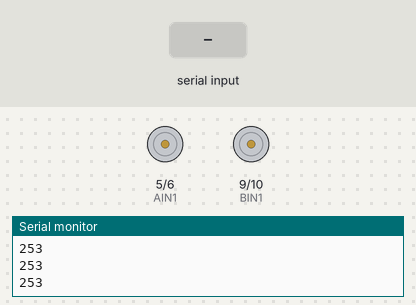
Bench run of a program on a simulated Arduino Uno, built with avr-gcc and run on an emulated ATmega328P. On the bench: motor-driver pin pairs drawn as motors (green arrow = first pin HIGH = forward, orange = second pin HIGH = backward, longer = more drive), the last lines printed to the serial monitor. The test bench sets the inputs (shaded band).

Above: at 1.2 s.
1.3 s: "90,45\n" received over the second serial link
At 2.5 s:
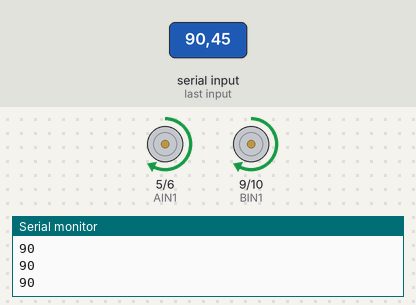
2.8 s: "30,150\n" received over the second serial link
At 3.9 s:
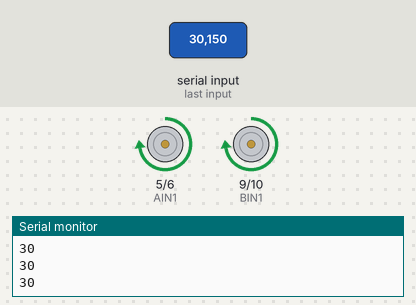
4.3 s: "200\n" received over the second serial link
At 5.2 s:
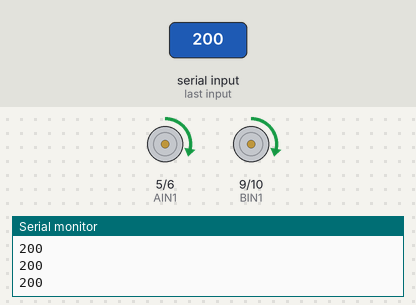
5.8 s: "90\n" received over the second serial link
At 6.1 s:
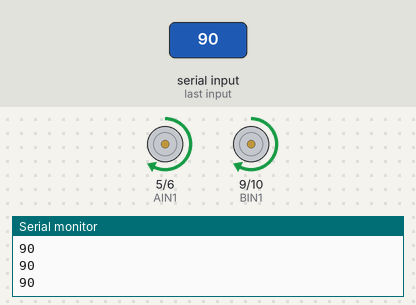
Timing chart, 0 to 8.3 s (numbered marks = the images above; inputs shaded):
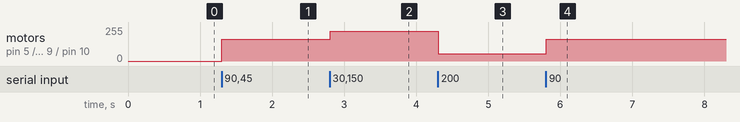

Measured:
- after the input at 1.3 s, motor on pin 5 (AIN1) / pin 6 (AIN2), motor on pin 9 (BIN1) / pin 10 (BIN2): stopped → forward 165/255 at once
- after the input at 2.8 s, motor on pin 5 (AIN1) / pin 6 (AIN2), motor on pin 9 (BIN1) / pin 10 (BIN2): forward 165/255 → forward 225/255 at once
- after the input at 4.3 s, motor on pin 5 (AIN1) / pin 6 (AIN2), motor on pin 9 (BIN1) / pin 10 (BIN2): forward 225/255 → forward 55/255 at once
- after the input at 5.8 s, motor on pin 5 (AIN1) / pin 6 (AIN2), motor on pin 9 (BIN1) / pin 10 (BIN2): forward 55/255 → forward 165/255 at once

The program:

main.cpp
```cpp
// #include <Arduino.h>

// #include <SoftwareSerial.h>

// SoftwareSerial bluetooth(2, 3);

// #define pinX    A2
// #define pinY    A1
// #define swPin    4

// void setup() {
//   Serial.begin(9600);
//   bluetooth.begin(9600);

//   pinMode(pinX, INPUT);
//   pinMode(pinY, INPUT);

//   pinMode(2, INPUT);
//   pinMode(3, OUTPUT);

//   pinMode(swPin, INPUT);
//   digitalWrite(swPin, HIGH);
//   pinMode(LED_BUILTIN, OUTPUT);
// }

// void loop() {
//   int x = analogRead(pinX);

//   x = map(x, 0, 1023, 511, 0);

//   bluetooth.println(x);

//   if (x < 253) {
//     // uint8_t direction = 1;
//     // uint8_t power = 255 - x;
//     // bluetooth.write(direction);
//     // bluetooth.write(power);
//     digitalWrite(LED_BUILTIN, HIGH);
//   }
//   else if (x > 253) {
//     // uint8_t direction = 2;
//     // uint8_t power = x - 256;
//     // bluetooth.write(direction);
//     // bluetooth.write(power);
//     digitalWrite(LED_BUILTIN, LOW);
//   }
//   else {
//     // uint8_t direction = 0;
//     // uint8_t power = 0;
//     // bluetooth.write(direction);
//     // bluetooth.write(power);
//   }
// }

// ===========================================
#include <Arduino.h>

#include <SoftwareSerial.h>

SoftwareSerial bluetooth(2, 3);

#define AIN1 5
#define AIN2 6
#define BIN1 9
#define BIN2 10

void setup() {
  Serial.begin(9600);
  bluetooth.begin(9600);

  pinMode(2, INPUT);
  pinMode(3, OUTPUT);

  pinMode(AIN1, OUTPUT);
  pinMode(AIN2, OUTPUT);
  pinMode(BIN1, OUTPUT);
  pinMode(BIN2, OUTPUT);
}

int x = 253;

void loop() {
  if (bluetooth.available() > 0) {
    x = bluetooth.readStringUntil('\n').toInt();
  }

  Serial.println(x);

  if (x < 253) {
    int power = 255 - x;

    analogWrite(AIN1, power);
    digitalWrite(AIN2,LOW);
    analogWrite(BIN1, power);
    digitalWrite(BIN2,LOW);
  }
  else if (x > 253) {
    int power = x - 256;

    analogWrite(AIN1, LOW);
    analogWrite(AIN2, power);
    analogWrite(BIN1, LOW);
    analogWrite(BIN2, power);
  }
  else {
    analogWrite(AIN1, LOW);
    analogWrite(AIN2, LOW);
    analogWrite(BIN1, LOW);
    analogWrite(BIN2, LOW);
  }
}

// ===========================================
// #include <Arduino.h>

// #include <SoftwareSerial.h>

// SoftwareSerial mySerial(2, 3); // указываем пины rx и tx соответственно

// void setup()  {
//   pinMode(2, INPUT);
//   pinMode(3, OUTPUT);
//   Serial.begin(9600);
//   mySerial.begin(38400);
//   Serial.println("start prg");
// }

// void loop() {
//   if (mySerial.available()) {
//     char c = mySerial.read(); // читаем из software-порта
//     Serial.print(c); // пишем в hardware-порт
//   }
//   if (Serial.available()) {
//     char c = Serial.read(); // читаем из hardware-порта
//     mySerial.write(c); // пишем в software-порт
//   }
// }
```
